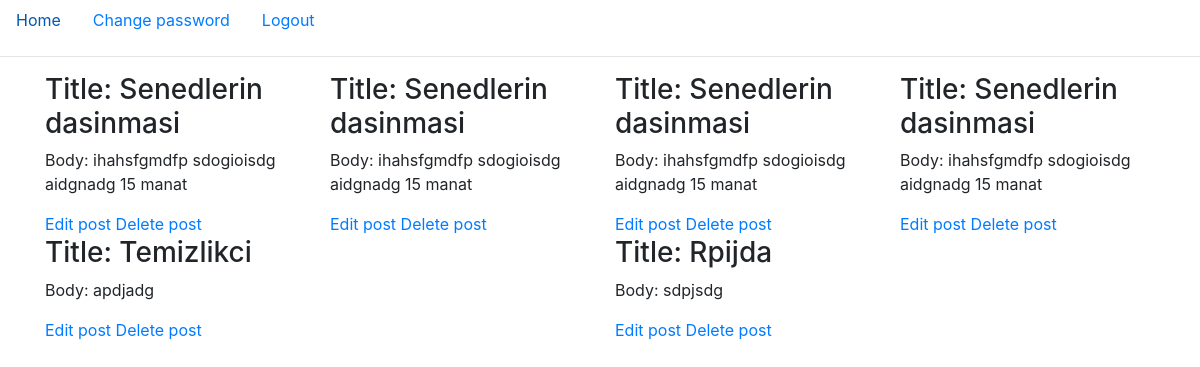
The app's page /myposts/ (signed in), older data.
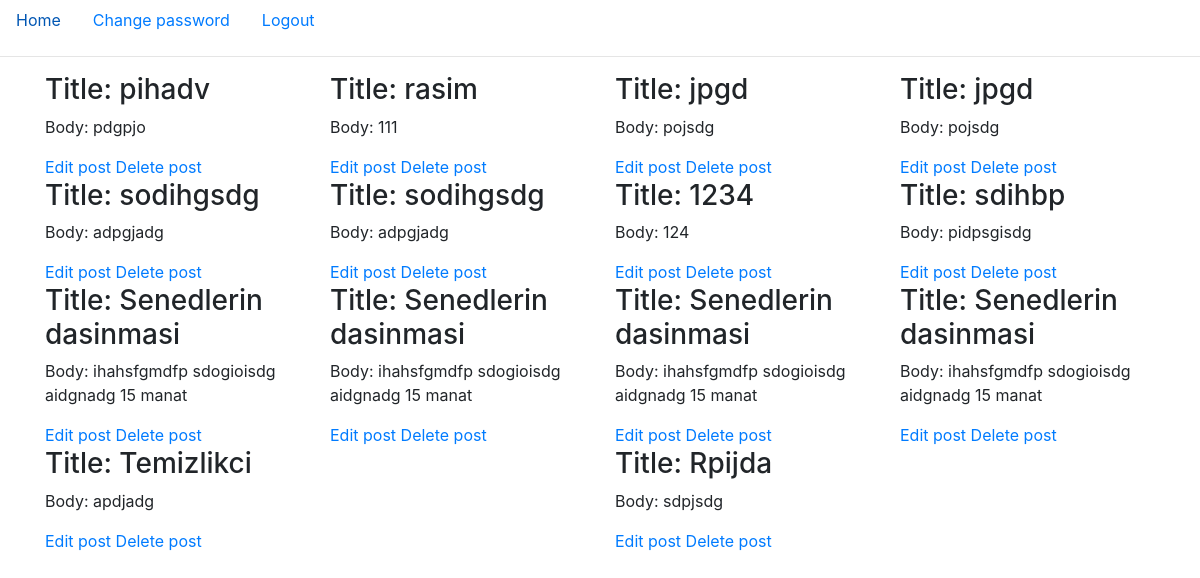
The same page, newer data.
### post/models.py (models this page shows)
class Post(models.Model):
    user = models.ForeignKey(get_user_model(), on_delete=models.CASCADE)
    category = models.ForeignKey(Category, default=1, on_delete=models.CASCADE)
    post_title = models.TextField(max_length=100)
    post_body = models.TextField()
    price = models.IntegerField()
    date = models.DateField(auto_now=True)
    class Meta:
        ordering = ['-pk']

### post/views.py (the view)
# urls.py: path('myposts/',views.myposts,name="myposts"),
def myposts(request):
    id = request.user.id
    posts = Post.objects.filter(user_id=id)
    return render(request, "myposts.html", {"posts": posts})

### templates/myposts.html (shortened to what this page needs)
{% extends 'index.html' %}
{% block content %}
<div class="container">
    <div class="row">
        {% for post in posts %}
        <div class="col">
            <h3>Title: {{ post.post_title }}</h3>
            <p>Body: {{ post.post_body }}</p>
            <a href="{%url 'editpost' post.id %}">Edit post</a>
            <a href="{%url 'deletepost' post.id %}">Delete post</a>
        </div>
        {% endfor %}
    </div>
</div>
{% endblock %}

### templates/index.html (shortened to what this page needs)
<!DOCTYPE html>
<html>
<head>
    <link rel="stylesheet" href="https://stackpath.bootstrapcdn.com/bootstrap/4.4.1/css/bootstrap.min.css">
</head>
<body>
<ul class="nav">
    <li class="nav-item">
        <a class="nav-link active" href="{% url 'intro' %}">Home</a>
    </li>
    {% if user.is_authenticated %}
        <li class="nav-item">
            <a class="nav-link active" href="{% url 'change-password' %}">Change password</a>
        </li>
        <li class="nav-item">
            <a class="nav-link active" href="{% url 'logout' %}">Logout</a>
        </li>
    {% endif %}
</ul>
<hr>
{% block content %}
{% endblock %}
</body>
</html>

Row changes from the older to the newer data that the page shows:
added Post: post_title "pihadv", post_body "pdgpjo"
added Post: post_title "rasim", post_body "111"
added Post: post_title "jpgd", post_body "pojsdg"
added Post: post_title "jpgd", post_body "pojsdg"
added Post: post_title "sodihgsdg", post_body "adpgjadg"
added Post: post_title "sodihgsdg", post_body "adpgjadg"
added Post: post_title "1234", post_body "124"
added Post: post_title "sdihbp", post_body "pidpsgisdg"
